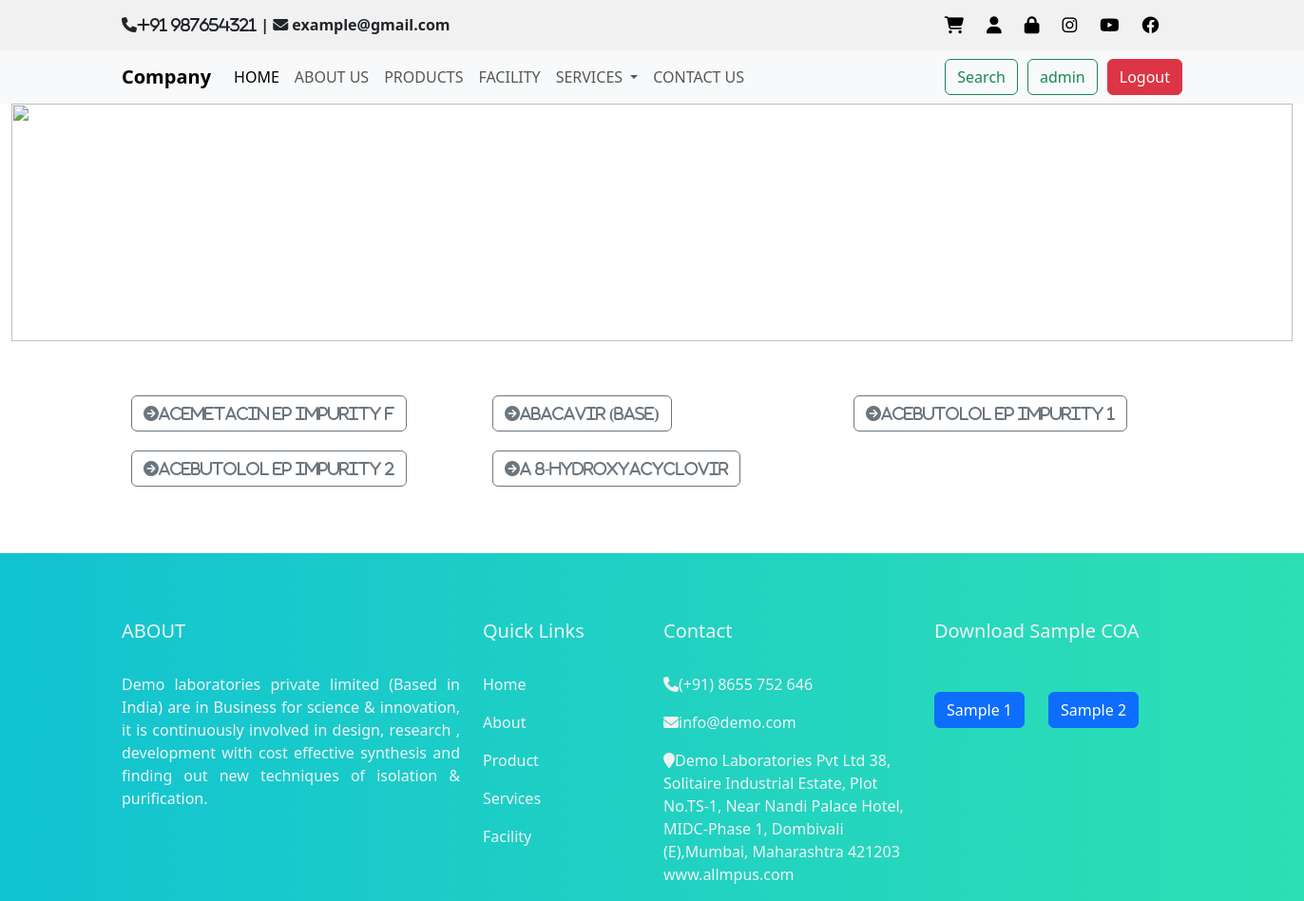
/products (signed in), run on the app's committed database.
### www/models.py (models this page shows)
class fromula(models.Model):
    Product_name=models.CharField(max_length=25)
    CAT_NO= models.CharField(max_length=40)
    Chemical_name= models.CharField(max_length=100)
    Molecular_Formula= models.CharField(max_length=40)
    Molecular_Weight= models.IntegerField()
    CAS_Number= models.CharField(max_length=40)
    Solubility= models.CharField(max_length=40)
    Storage= models.CharField(max_length=40)
    Keywords= models.CharField(max_length=40)
    Purity_by_HPLC= models.CharField(max_length=40)
    Inventory_status= models.CharField(max_length=40)
    image= CloudinaryField('image')

### www/views.py (the view)
# urls.py: path('products',views.products,name='products'),
def products(request):
    data= fromula.objects.filter(Product_name__startswith='A')
    return render(request,'products.html',{'data':data})

### templates/products.html (shortened to what this page needs)
{% include 'navbar.html' %}
<div class="container-fluid">
    <div class="center">
        <img class="img" src="https://images.pexels.com/photos/831079/pexels-photo-831079.jpeg?auto=compress&cs=tinysrgb&w=1260&h=750&dpr=1" height="200px" width="100%"  alt="">
        <ul >
        <div class=" a d-flex">
              <li><a class="ok" href="{% url 'products' %}">A</a></li>
              <li><a class="ok" href="{% url 'B' %}">B</a></li>
            <li><a class="ok" href="{% url 'C' %}">C</a></li>
            <li><a class="ok" href="">D</a></li>
            <li><a class="ok" href="">E</a></li>
            <li><a class="ok" href="">F</a></li>
            <li><a class="ok" href="">G</a></li>
            <li><a class="ok" href="">H</a></li>
            <li><a class="ok" href="">I</a></li>
            <li><a class="ok" href="">J</a></li>
            <li><a class="ok" href="">K</a></li>
            <li><a class="ok" href="">L</a></li>
            <li><a class="ok" href="">M</a></li>
            <li><a class="ok" href="">N</a></li>
            <li><a class="ok" href="">O</a></li>
            <li><a class="ok" href="">P</a></li>
            <li><a class="ok" href="">Q</a></li>
            <li><a class="ok" href="">R</a></li>
            <li><a class="ok" href="">S</a></li>
            <li><a class="ok" href="">T</a></li>
            <li><a class="ok" href="">U</a></li>
            <li><a class="ok" href="">V</a></li>
            <li><a class="ok" href="">W</a></li>
            <li><a class="ok" href="">X</a></li>
            <li><a class="ok" href="">Y</a></li>
            <li><a class="ok" href="">Z</a></li>
        </ul>
    </div>
    </div>
<div class="main container">
    <div class="row">
        {% for i in data %}
        <div class="col-lg-4">
            <div class="d-grid gap-2">
                <a style="padding: 10px;" href="{% url 'readmore' i.id %}"> <button  class="btn btn-outline-secondary" type="button">  <i class="fa fa-arrow-circle-right">{{i.Product_name}}</i></button>
                </a> </div>
        </div>
        {% endfor %}
    </div>
</div>
       <div class="edufair-footer-1x padding-bottom-large">
        <div class="edufair-footer-content">
              <div class="container">
                  <div class="row">
                      <div class="col-md-4 edufair-footer-address">
                      <h5>ABOUT</h5><br>
                          <p style="text-align:justify;">Demo laboratories private limited (Based in India) are in Business for science &amp; innovation,
                          it is continuously involved in design, research , development with cost effective synthesis
                          and finding out new techniques of isolation &amp; purification.</p>
                      </div>
                      <div class="col-md-2">
<h5>Quick Links</h5><br>
<p>Home </p>
<p>About </p>
<p>Product </p>
<p>Services </p>
<p>Facility </p>
                      </div>
                      <div class="col-md-3">
                      <h5>Contact</h5><br>
                      <p> <i class="fa fa-phone"></i>(+91) 8655 752 646 </p>
                              <p> <i class="fa fa-envelope"></i>info@demo.com </p>
                              <p> <i class="fa fa-map-marker"></i>Demo Laboratories Pvt Ltd 38,
                              Solitaire Industrial Estate,
                              Plot No.TS-1, Near Nandi Palace Hotel,
                              MIDC-Phase 1, Dombivali (E),Mumbai, Maharashtra 421203
                              www.allmpus.com</p>
                      </div>
                      <div class="col-md-3">	<h5>Download Sample COA</h5><br>
<a class="edufair-course-text" href="#"><button type="button" class="btn btn-primary">Sample 1</button></a> &nbsp;&nbsp;&nbsp;&nbsp; <a class="edufair-course-text" href="#"><button type="button" class="btn btn-primary">Sample 2</button></a>
                      </div>
                      </div>
                  </div>
              </div>
        </div>

### templates/navbar.html (shortened to what this page needs)
<!doctype html>
<html lang="en">
  <head>
    <link rel="stylesheet" href="https://cdnjs.cloudflare.com/ajax/libs/font-awesome/6.4.0/css/all.min.css" />
    <link href="https://cdn.jsdelivr.net/npm/bootstrap@5.3.0-alpha3/dist/css/bootstrap.min.css" rel="stylesheet">
  </head>
  <body>
        <div class="header">
                <div class="container">
                <i class="fa-solid fa-phone my-3" id="y">+91 987654321</i><strong>  |</strong>
                <i class="fa-solid fa-envelope"></i><strong> example@gmail.com</strong>
                <div class="header-right">
                  {% if user.is_authenticated %}
                    <a href="{% url 'showcart' %}"><i class="fa-solid fa-cart-shopping"></i></a>
                  {% endif %}
                  <a href="{% url 'register' %}"><i class="fa-solid fa-user"></i></a>
                  <a href="{% url 'login' %}"><i class="fa-solid fa-lock"></i></a>
                    <a href="https://www.instagram.com/the_legend_of_whole_world/" target="_blank"><i
                        class="fa-brands fa-instagram"></i></a> &nbsp;
                        <a href="https://www.youtube.com/channel/UCrbK0hXrXisJMYrZafY0U5Q" target="_blank"><i class="fa-brands fa-youtube"></i></a> &nbsp;
                        <a href="https://www.facebook.com/shantnu.heer/" target="_blank"><i class="fa-brands fa-facebook"></i></a> <br><br>
                    </div>
                </div>
                </div>
        <nav class="navbar navbar-expand-lg bg-body-tertiary">
            <div class="container">
              <a class="navbar-brand" href="#"><strong>Company</strong></a>
              <div class="collapse navbar-collapse" id="navbarSupportedContent">
                <ul class="navbar-nav me-auto mb-2 mb-lg-0">
                  <li class="nav-item">
                    <a class="nav-link active" aria-current="page" href="{% url 'home' %}">HOME</a>
                  </li>
                  <li class="nav-item">
                    <a class="nav-link" href="{% url 'about' %}">ABOUT US</a>
                  </li>
                  <li class="nav-item">
                    <a class="nav-link" href="{% url 'products' %}">PRODUCTS</a>
                  </li>
                  <li class="nav-item">
                    <a class="nav-link" href="{% url 'facilities' %}">FACILITY</a>
                  </li>
                  <li class="nav-item dropdown">
                    <a class="nav-link dropdown-toggle" href="#" role="button" data-bs-toggle="dropdown" aria-expanded="false">
                      SERVICES
                    </a>
                  </li>
                  <li class="nav-item">
                    <a class="nav-link " href="{% url 'contact' %}" >CONTACT US</a>
                  </li>
                </ul>
                <form class="d-flex" role="search"  action="/search" method="post">
                 <a href="{% url 'search' %}" class="btn btn-outline-success"> Search</a>
                </form>
                {% if user.is_authenticated %}
                  <a href="#" style="margin-left: 10px;" class="btn btn-outline-success">{{user}}</a>
                  <a href="{% url 'logout' %}" style="margin-left: 10px;" class="btn btn-danger">Logout</a>
                {% endif %}
              </div>
            </div>
          </nav>
  </body>
</html>

### templates/navbar.html (style rules this page uses)
.header { overflow: hidden; background-color: #f1f1f1; padding: 2px 10px; }
.header a { float: left; color: black; text-align: center; padding: 12px; text-decoration: none; font-size: 18px; line-height: 25px; border-radius: 4px; }
.header-right { float: right; }

### templates/products.html (style rules this page uses)
.ok { margin: 40px 18px; text-decoration: none; font-weight: 800; font-size: 18px; color: white; }
ul li { list-style-type: none; }
.img { width: 100%; height: 250px; }
.a.d-flex { position: relative; margin-top: -135px; margin-left: 70px; }
.main.container { margin-top: 52px; margin-top: 155px; }
.edufair-footer-1x { background: linear-gradient(to right, #12C3D2, #2edfb4 ); width: 100%; color: #f1f1f1; padding-top: 70px; margin-top: 60px; }

### data on the page
fromula: Product_name "ACEMETACIN EP IMPURITY F"
fromula: Product_name "Abacavir (Base)"
fromula: Product_name "ACEBUTOLOL EP IMPURITY 1"
fromula: Product_name "ACEBUTOLOL EP IMPURITY 2"
fromula: Product_name "A 8-HYDROXYACYCLOVIR"

### other printed values
{{ user }} "admin"
